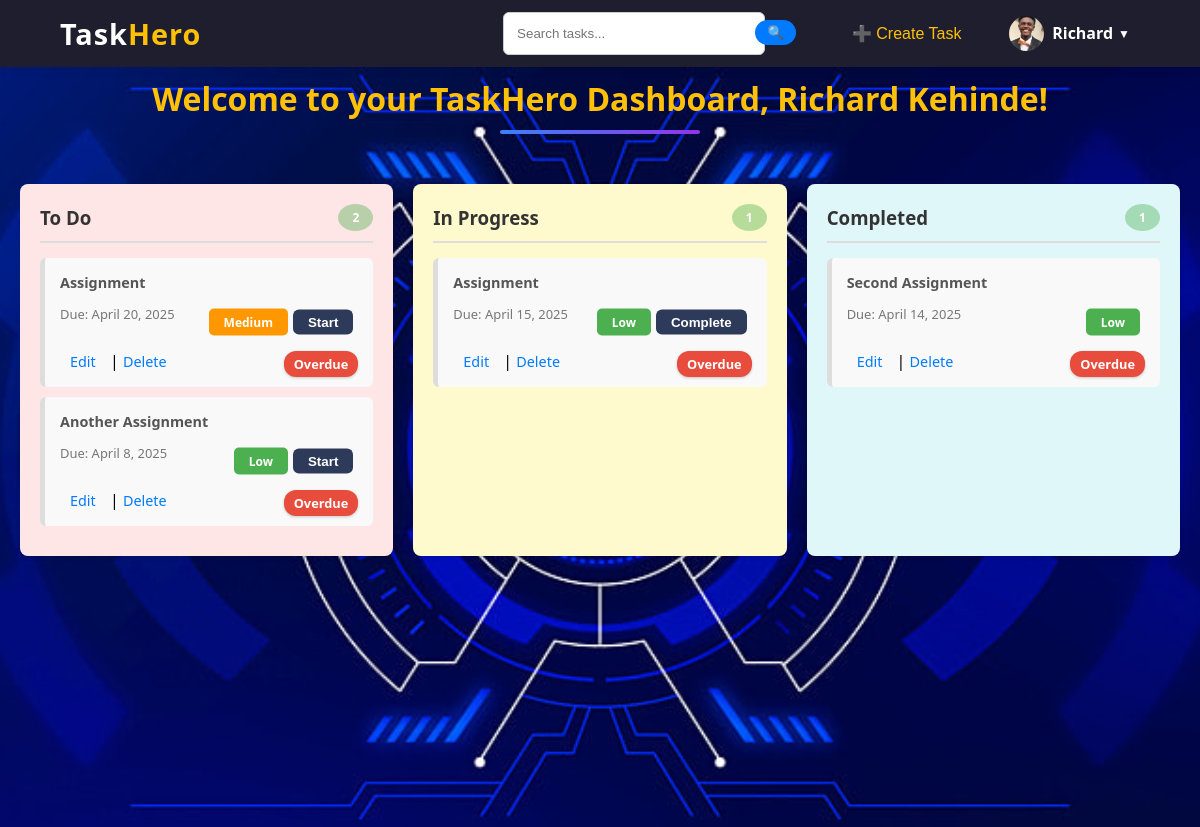
The app's page /dashboard/ (signed in), older data.
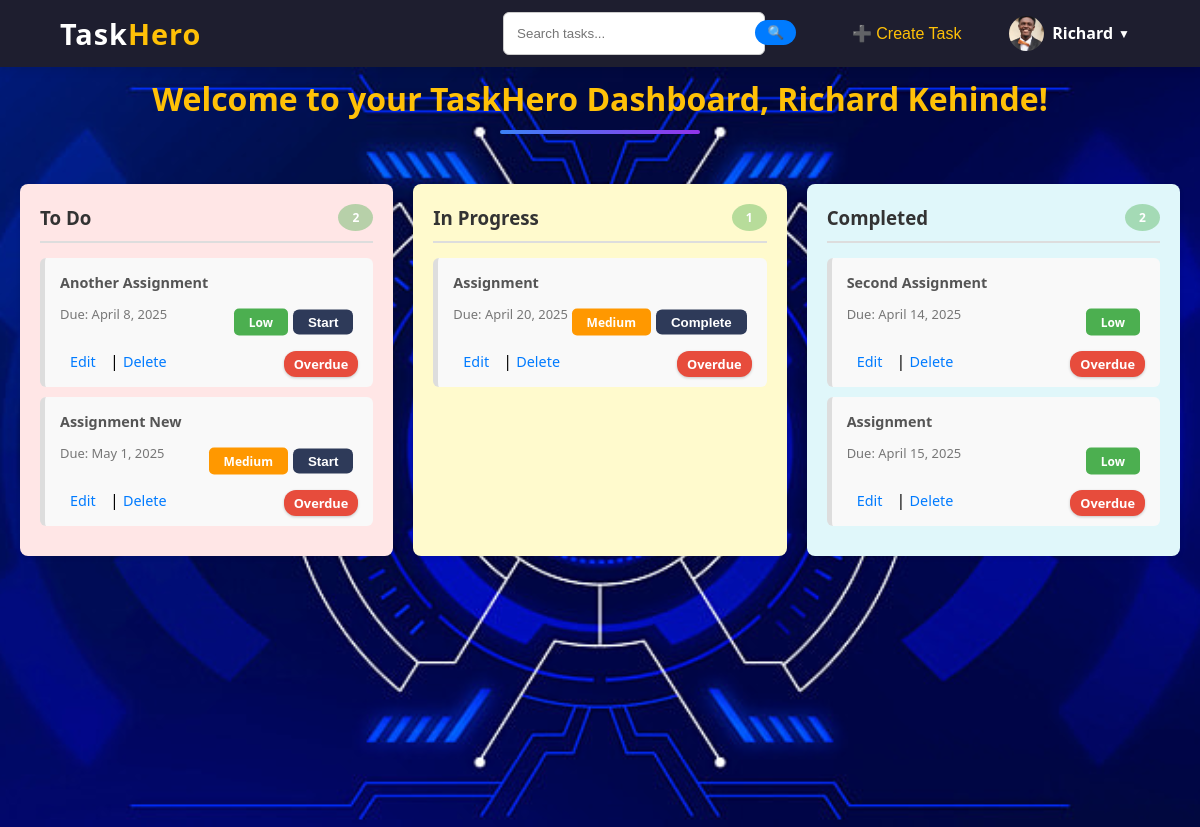
The same page, newer data.
### core/models.py (models this page shows, shortened)
class UserProfile(models.Model):
    user = models.OneToOneField(User, on_delete=models.CASCADE)
    profile_picture = models.ImageField(
        upload_to=user_directory_path,
        default='images/default-profile.png',
        blank=True
    )

class Task(models.Model):
    STATUS_CHOICES = [
        ('to_do', 'To Do'),
        ('in_progress', 'In Progress'),
        ('completed', 'Completed'),
    ]
    PRIORITY_CHOICES = [
        ('low', 'Low'),
        ('medium', 'Medium'),
        ('high', 'High'),
    ]
    title = models.CharField(max_length=255)
    description = models.TextField()
    due_date = models.DateField()
    status = models.CharField(max_length=20, choices=STATUS_CHOICES, default='to_do')
    priority = models.CharField(max_length=20, choices=PRIORITY_CHOICES, default='low')
    user = models.ForeignKey(User, on_delete=models.CASCADE, related_name='tasks')  # Link task to user

### core/views.py (the view)
# urls.py: path('dashboard/', views.dashboard, name='dashboard'),
@login_required
def dashboard(request):
    profile, created = UserProfile.objects.get_or_create(user=request.user)
    tasks_to_do = Task.objects.filter(user=request.user, status='to_do')
    tasks_in_progress = Task.objects.filter(user=request.user, status='in_progress')
    tasks_completed = Task.objects.filter(user=request.user, status='completed')
    return render(request, 'core/dashboard.html', {
        'tasks_to_do': tasks_to_do,
        'tasks_in_progress': tasks_in_progress,
        'tasks_completed': tasks_completed,
        'profile': profile,
        'today': date.today()
    })

### core/templates/core/dashboard.html (shortened to what this page needs)
{% extends 'core/base.html' %}
{% block content %}
<section id="dashboard">
    <h2 class="dashboard-header">Welcome to your TaskHero Dashboard, {{ user.first_name|title }} {{ user.last_name|title }}!</h2>
    <div class="dashboard-container">
        <div class="task-column to-do-column">
            <h3>
                To Do
                <div class="task-count">{{ tasks_to_do|length }}</div>
            </h3>
            {% for task in tasks_to_do %}
            <a href="{% url 'task_detail' task.pk %}" class="task-card-link">
                <div class="task-card">
                    <h4>{{ task.title }}</h4>
                    <p>Due: {{ task.due_date }}</p>
                    <div class="task-footer">
                        <span class="priority {{ task.priority }}">{{ task.priority }}</span>
                        <form method="POST" action="{% url 'start_task' task.pk %}">
                            <button type="submit" class="btn start-btn">Start</button>
                        </form>
                    </div>
                    {% if task.due_date < today %}
                    <div class="overdue-label">Overdue</div>
                    {% endif %}
                    <div class="task-actions">
                        <a href="{% url 'edit_task' task.pk %}">Edit</a> |
                        <a href="{% url 'delete_task' task.pk %}">Delete</a>
                    </div>
                </div>
            </a>
            {% empty %}
            <p>No tasks to do</p>
            {% endfor %}
        </div>
        <div class="task-column in-progress-column">
            <h3>
                In Progress
                <div class="task-count">{{ tasks_in_progress|length }}</div>
            </h3>
            {% for task in tasks_in_progress %}
            <a href="{% url 'task_detail' task.pk %}" class="task-card-link">
                <div class="task-card">
                    <h4>{{ task.title }}</h4>
                    <p>Due: {{ task.due_date }}</p>
                    <div class="task-footer">
                        <span class="priority {{ task.priority }}">{{ task.priority }}</span>
                        <form method="POST" action="{% url 'complete_task' task.pk %}">
                            <button type="submit" class="btn start-btn">Complete</button>
                        </form>
                    </div>
                    {% if task.due_date < today %}
                    <div class="overdue-label">Overdue</div>
                    {% endif %}
                    <div class="task-actions">
                        <a href="{% url 'edit_task' task.pk %}">Edit</a> |
                        <a href="{% url 'delete_task' task.pk %}">Delete</a>
                    </div>
                </div>
            </a>
            {% empty %}
            <p>No tasks in progress</p>
            {% endfor %}
        </div>
        <div class="task-column completed-column">
            <h3>
                Completed
                <div class="task-count">{{ tasks_completed|length }}</div>
            </h3>
            {% for task in tasks_completed %}
            <a href="{% url 'task_detail' task.pk %}" class="task-card-link">
                <div class="task-card">
                    <h4>{{ task.title }}</h4>
                    <p>Due: {{ task.due_date }}</p>
                    <div class="task-footer">
                        <span class="priority {{ task.priority }}">{{ task.priority }}</span>
                    </div>
                    {% if task.due_date < today %}
                    <div class="overdue-label">Overdue</div>
                    {% endif %}
                    <div class="task-actions">
                        <a href="{% url 'edit_task' task.pk %}">Edit</a> |
                        <a href="{% url 'delete_task' task.pk %}">Delete</a>
                    </div>
                </div>
            </a>
            {% empty %}
            <p>No tasks completed</p>
            {% endfor %}
        </div>
    </div>
</section>
{% endblock %}

### core/templates/core/base.html (shortened to what this page needs)
{% load static %}
<!DOCTYPE html>
<html lang="en">
<head>
    <link rel="stylesheet" href="{% static 'core/style.css' %}">
    <link rel="stylesheet" href="https://cdnjs.cloudflare.com/ajax/libs/animate.css/4.1.1/animate.min.css"/>
</head>
<body>
    <nav class="navbar">
        <div class="container">
            <div class="logo">Task<span>Hero</span></div>
            <div class="nav-links">
                {% if user.is_authenticated %}
                <form action="{% url 'search_tasks' %}" method="get" class="search-form">
                  <input type="text" name="q" placeholder="Search tasks..." required>
                  <button type="submit">🔍</button>
                </form>
                <form action="{% url 'create_task'%}" method="post" class="logout-form">
                    <button type="submit" class="create-btn">➕ Create Task</button>
                </form>
                  <div class="profile-dropdown">
                    <div class="profile-toggle" onclick="toggleDropdown()">
                        {% if profile.profile_picture %}
                            <img src="{{ profile.profile_picture.url }}" alt="Profile Picture" class="profile-img">
                        {% else %}
                            <img src="{% static 'core/images/reminder2.jpeg' %}" alt="Default Profile Picture" class="profile-img">
                        {% endif %}
                        <span class="profile-name">{{ user.first_name|title }}</span>
                        <span class="dropdown-icon">▼</span>
                    </div>
                  </div>
                {% endif %}
            </div>
        </nav>
    <div class="content">
        {% block content %}
        {% endblock %}
    </div>
</body>
</html>

Row changes from the older to the newer data that the page shows:
added Task: title "Assignment New", due_date "May 1, 2025", priority "Medium", shows "Overdue", shown under "To Do 2"
changed Task "April 20, 2025": moves from the list under "To Do 2" to the list under "In Progress 1"
changed Task "April 15, 2025": moves from the list under "In Progress 1" to the list under "Completed 2"
Text that changed along with them:
{{ tasks_completed|length }}: "1" → "2"
